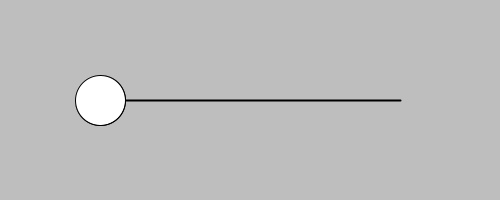
Frame 1 (no input)
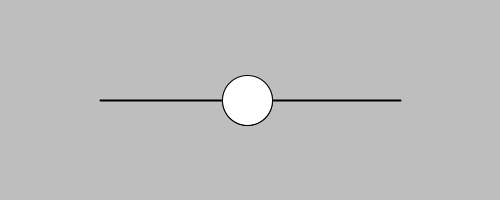
Frame 60 (the mouse pressed at the canvas centre just before this capture)
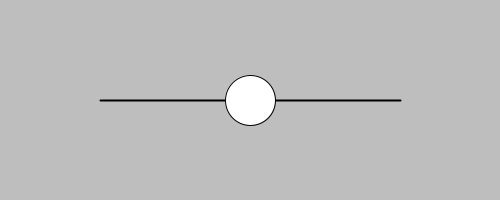
Frame 120 (the mouse held since frame 60 and released just before this capture)

The Processing sketch that drew these frames (run headless with seeded random() and noise(); from frame 60 on, the mouse is pressed at the canvas centre):

// Processing sketch: ChukwuochaChukwunazaLab5Bronze
// ── ChukwuochaChukwunazaLab5Bronze.pde
/* Chukwunaza Chukwuocha
 COMP 1010 Lab 5 Bronze
 
 Draw a circle that moves back and forth along a horizontal
 line, freezing in place whenever the mouse button is pressed.
 */

final int X_LEFT = 100;  //The left end of the horizontal line.
final int X_RIGHT = 400; //The right end of the horizontal line.
final int Y = 100;       //The y position of the line and circle.
final int BALL_DIAM = 50;     //The diameter of the circle
final float BALL_SPEED = 2.5; //Its speed (pixels/second)

//****1) The state variables needed go here:

float ballX; //x coordinate of the ball
float ballY = Y;// y coordinate of the ball

boolean moveRight;


void setup() {
  size(500, 200);

  ballX = X_LEFT;
}

void draw() {
  drawAll();
  moveBall();
}

//****2) Add your functions here:

void drawAll()
{
  background(190);

  stroke(0);
  strokeWeight(2);
  line(X_LEFT, Y, X_RIGHT, Y);

  stroke(0);
  strokeWeight(1);
  fill(255);
  ellipse(ballX, ballY, BALL_DIAM, BALL_DIAM);
}

void moveBall()
{
  if (!mousePressed)
  {
    if (ballX <= X_LEFT)
    {
      moveRight = true;
    } else if (ballX >= X_RIGHT) {
      moveRight = false;
    }

    if (moveRight)
    {
      ellipse(ballX, ballY, BALL_DIAM, BALL_DIAM);
      ballX += BALL_SPEED;
    } else {
      ellipse(ballX, ballY, BALL_DIAM, BALL_DIAM);
      ballX -= BALL_SPEED;
    }
  }
}
